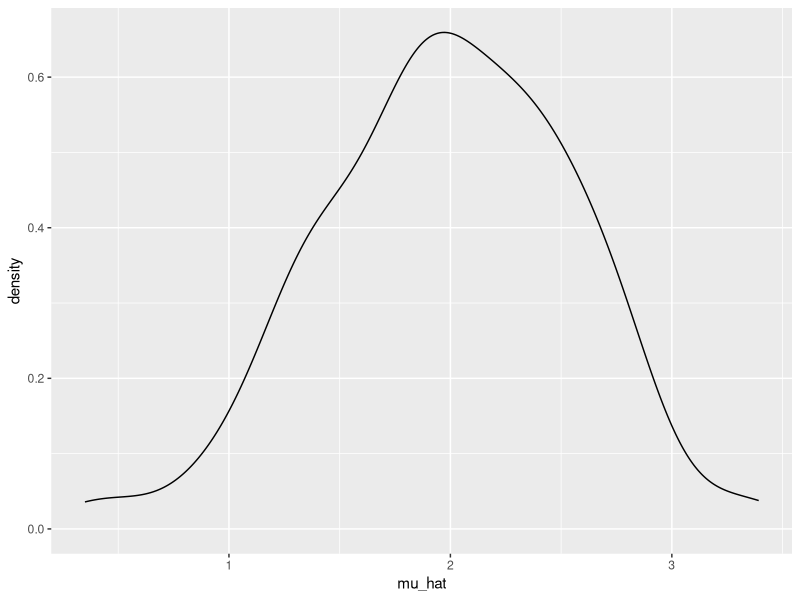
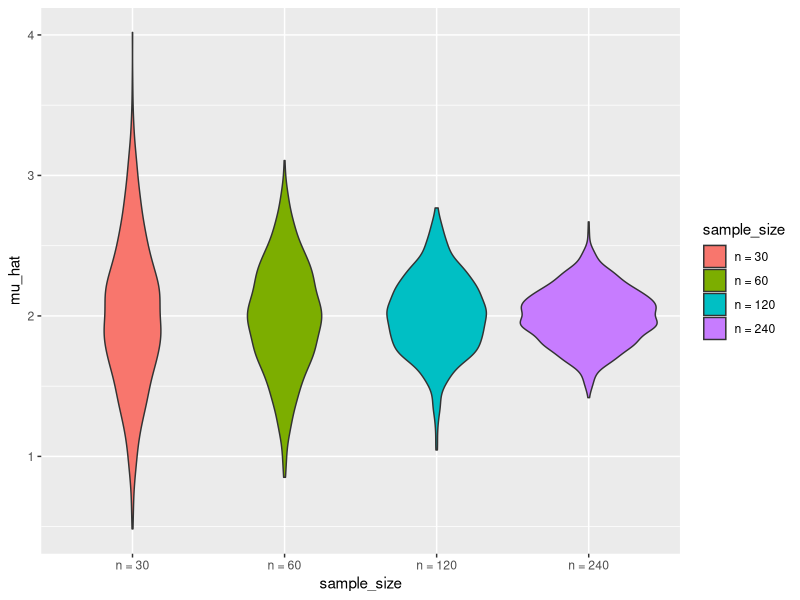
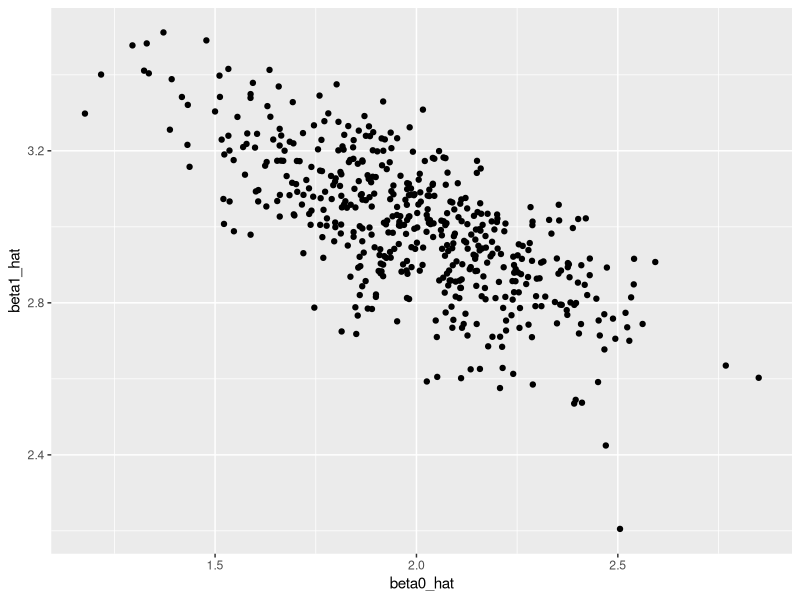
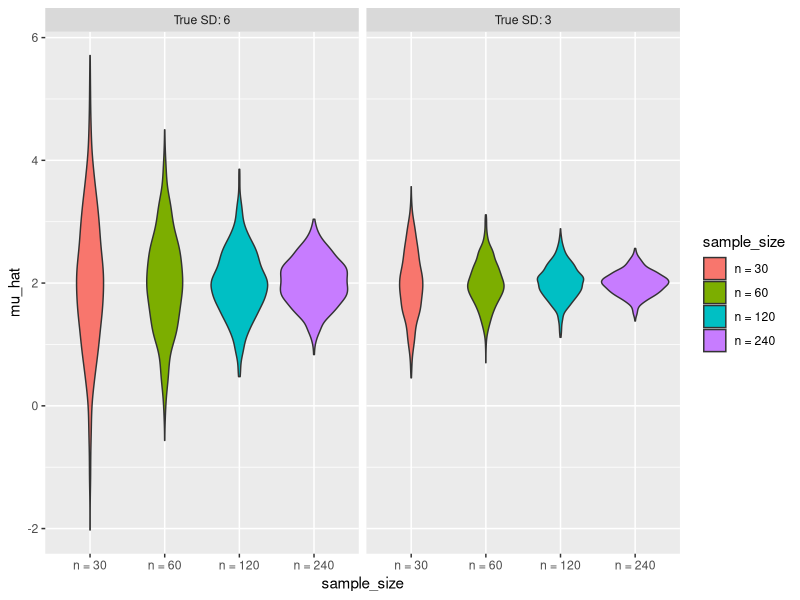

Write R code to recreate these figures, in order.
## ---- chunk 1
library(tidyverse)

set.seed(1)
## ---- chunk 2
sim_mean_sd = function(n, mu = 2, sigma = 3) {
  
  sim_data = tibble(
    x = rnorm(n, mean = mu, sd = sigma),
  )
  
  sim_data |> 
    summarize(
      mu_hat = mean(x),
      sigma_hat = sd(x)
    )
}
## ---- chunk 3
sim_mean_sd(30)
## ---- chunk 4
output = vector("list", 100)

for (i in 1:100) {
  output[[i]] = sim_mean_sd(30)
}

sim_results = bind_rows(output)
## ---- chunk 5
sim_results_df = 
  expand_grid(
    sample_size = 30,
    iter = 1:100
  ) |> 
  mutate(
    estimate_df = map(sample_size, sim_mean_sd)
  ) |> 
  unnest(estimate_df)
## ---- chunk 6
sim_results_df |> 
  ggplot(aes(x = mu_hat)) + 
  geom_density()
## ---- chunk 7
sim_results_df |> 
  pivot_longer(
    mu_hat:sigma_hat,
    names_to = "parameter", 
    values_to = "estimate") |> 
  group_by(parameter) |> 
  summarize(
    emp_mean = mean(estimate),
    emp_sd = sd(estimate)) |> 
  knitr::kable(digits = 3)
## ---- chunk 8
sim_results_df = 
  expand_grid(
    sample_size = c(30, 60, 120, 240),
    iter = 1:1000
  ) |> 
  mutate(
    estimate_df = map(sample_size, sim_mean_sd)
  ) |> 
  unnest(estimate_df)
## ---- chunk 9
sim_results_df |> 
  mutate(
    sample_size = str_c("n = ", sample_size),
    sample_size = fct_inorder(sample_size)) |> 
  ggplot(aes(x = sample_size, y = mu_hat, fill = sample_size)) + 
  geom_violin()
## ---- chunk 10
sim_results_df |> 
  pivot_longer(
    mu_hat:sigma_hat,
    names_to = "parameter", 
    values_to = "estimate") |> 
  group_by(parameter, sample_size) |> 
  summarize(
    emp_mean = mean(estimate),
    emp_var = var(estimate)) |> 
  knitr::kable(digits = 3)
## ---- chunk 11
sim_regression = function(n, beta0 = 2, beta1 = 3) {
  
  sim_data = 
    tibble(
      x = rnorm(n, mean = 1, sd = 1),
      y = beta0 + beta1 * x + rnorm(n, 0, 1)
    )
  
  ls_fit = lm(y ~ x, data = sim_data)
  
  tibble(
    beta0_hat = coef(ls_fit)[1],
    beta1_hat = coef(ls_fit)[2]
  )
}
## ---- chunk 12
sim_results_df = 
  expand_grid(
    sample_size = 30,
    iter = 1:500
  ) |> 
  mutate(
    estimate_df = map(sample_size, sim_regression)
  ) |> 
  unnest(estimate_df)
## ---- chunk 13
sim_results_df |> 
  ggplot(aes(x = beta0_hat, y = beta1_hat)) + 
  geom_point()
## ---- chunk 14
sim_results_df = 
  expand_grid(
    sample_size = c(30, 60, 120, 240),
    true_sd = c(6, 3),
    iter = 1:1000
  ) |> 
  mutate(
    estimate_df = 
      map2(sample_size, true_sd, \(n, sd) sim_mean_sd(n = n, sigma = sd))
  ) |> 
  unnest(estimate_df)
## ---- chunk 15
sim_results_df |> 
  mutate(
    true_sd = str_c("True SD: ", true_sd),
    true_sd = fct_inorder(true_sd),
    sample_size = str_c("n = ", sample_size),
    sample_size = fct_inorder(sample_size)) |> 
  ggplot(aes(x = sample_size, y = mu_hat, fill = sample_size)) + 
  geom_violin() + 
  facet_grid(. ~ true_sd)
